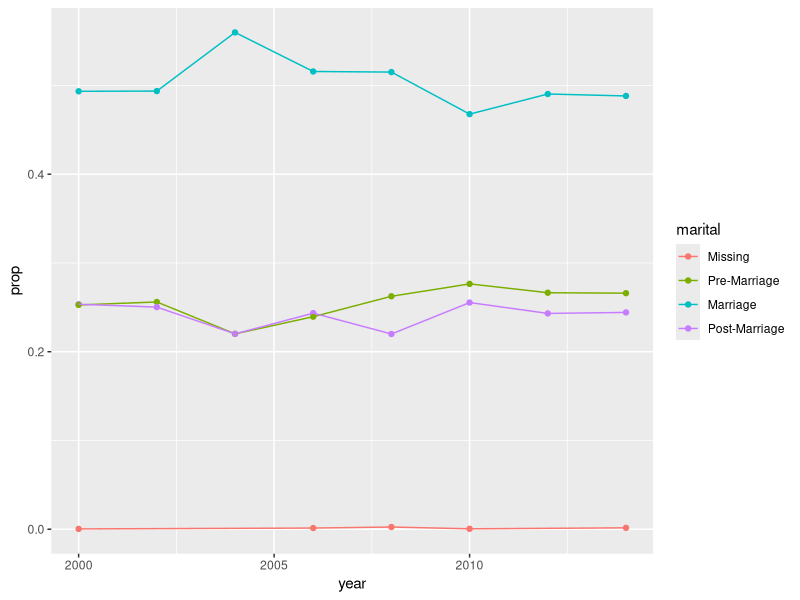
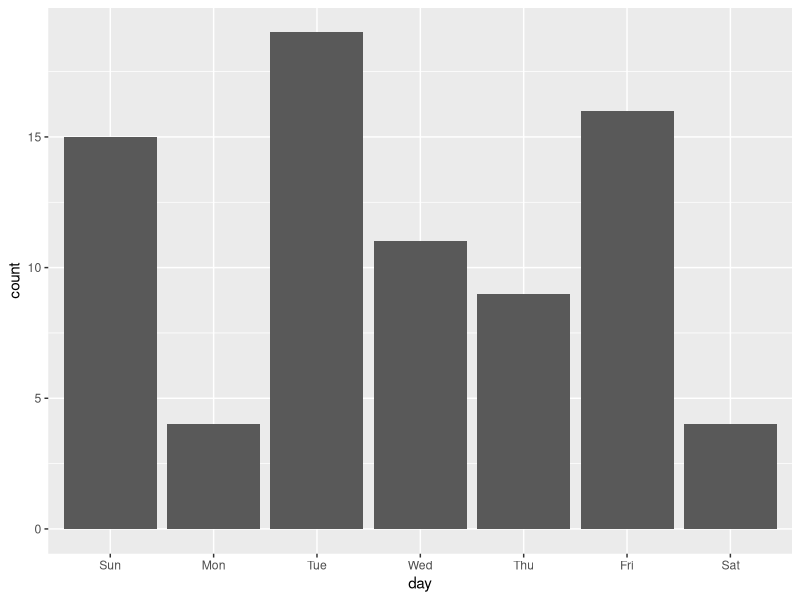

Here is the R script that generated these plots, in order:
## ---- chunk 1
knitr::opts_chunk$set(echo = TRUE, warning=TRUE, message=TRUE)
library(tidyverse)
library(lubridate)
library(knitr)
library(forcats)

## ---- chunk 2
gss1 <- gss_cat %>%
  mutate(marital = fct_recode(marital, 
"Pre-Marriage" = "Never married",
"Marriage" = "Married",
"Marriage" = "Separated",
"Post-Marriage" = "Divorced",
"Post-Marriage" = "Widowed",
"Missing" = "No answer"))

gss1 %>%
  count(marital) %>%
  kable()

## ---- chunk 3
gss2 <- gss1 %>%
  count(year, marital) %>%
  group_by(year) %>%
  mutate(prop = n/sum(n))

gss2 %>%
  kable()

## ---- chunk 4
gss3 <- gss2 %>%
  group_by(year, marital) %>%
  arrange(desc(year), desc(prop)) %>%
  ungroup()

gss3 %>%
  kable()

## ---- chunk 5
ggplot(gss3, aes(x = year, y = prop, color = marital)) + 
  geom_point() +
  geom_line()

## ---- chunk 6
lakers %>%
  mutate(new_date = make_date(date)) %>%
  select(date, new_date, time, player, result, etype, points) %>%
  head(n=6) %>%
  kable()

## ---- chunk 7
lakers2 <- lakers %>%
  mutate(date2 = as.character(date)) %>%
  mutate(date2 = ymd(date2)) 

lakers2 %>%
  select(date, date2, team, etype, time, points) %>%
  head(6) %>%
  kable()

## ---- chunk 8
lakers_bar <- lakers2 %>%
  distinct(date2) %>%
  mutate(day = wday(date2, label = TRUE, abbr = TRUE))

ggplot(lakers_bar, aes(day)) +
  geom_bar()
